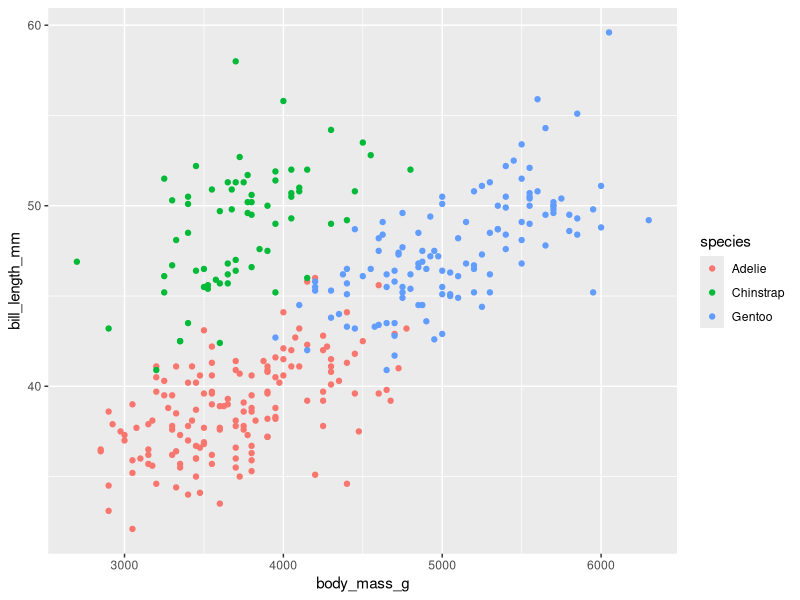
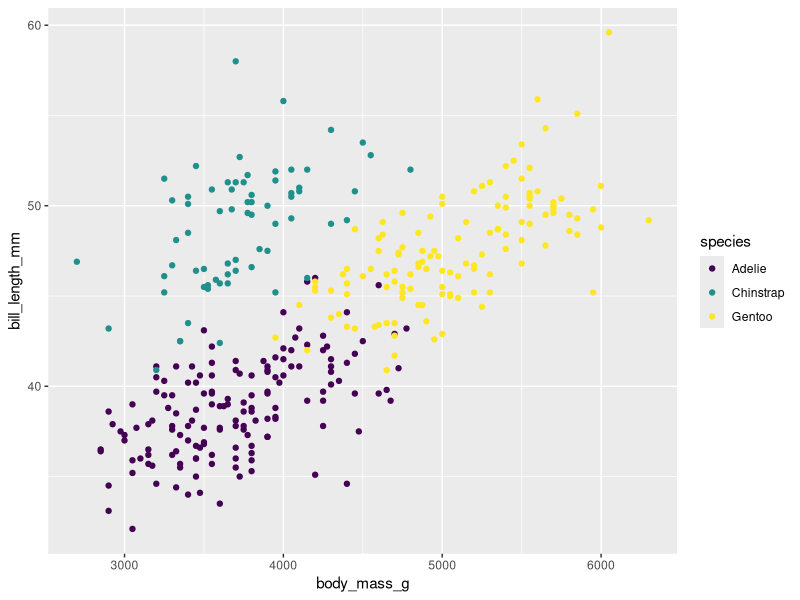

Here is the R script that generated these plots, in order:
## ---- chunk 1
#| label: load-packages
#| warning: false

library(tidyverse)
library(palmerpenguins) #The data set name is penguins
## ---- chunk 2
#| label: glimpse

# insert code here

## ---- chunk 3
#| label: boxplot-weight

# insert code here

## ---- chunk 4
#| label: side-by-side

#insert code

## ---- chunk 5
#| label: boxplot-weight-species

# insert code here

## ---- chunk 6
#| label: color-demo

p <- penguins |> 
  ggplot(
    aes(x = body_mass_g, y = bill_length_mm , color = species)
  ) + 
    geom_point() 


p

p + scale_colour_viridis_d()

## ---- chunk 7

# insert code here

## ---- chunk 8
#| label: re-create


#insert code here


## ---- chunk 9
#| label: on-your-own

